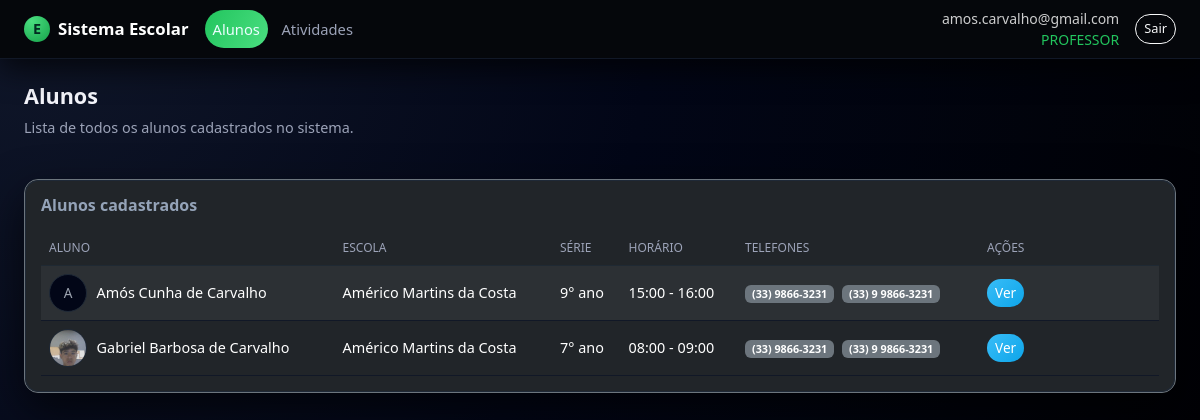
The app's page /alunos/ (signed in) with its own data.
### app.py (models this page shows, shortened)
class Usuario(db.Model, UserMixin):
    __tablename__ = "usuario"
    id = db.Column(db.Integer, primary_key=True)
    email = db.Column(db.String(120), unique=True, nullable=False)
    senha_hash = db.Column(db.String(255), nullable=False)
    papel = db.Column(db.String(30), nullable=False, default="ALUNO")
    ativo = db.Column(db.Boolean, nullable=False, default=True)
    created_at = db.Column(db.DateTime, nullable=False, default=datetime.utcnow)
    aluno_id = db.Column(db.Integer, db.ForeignKey("aluno.id"), nullable=True)
    aluno = db.relationship("Aluno", lazy="joined")
    def papel_upper(self):
        return (self.papel or "").upper()
    def is_diretoria(self):
        return self.papel_upper() == "DIRETORIA"

class Aluno(db.Model):
    __tablename__ = "aluno"
    id = db.Column(db.Integer, primary_key=True)
    nome = db.Column(db.String(180), nullable=False)
    escola_id = db.Column(db.Integer, db.ForeignKey("escola.id"))
    serie_id = db.Column(db.Integer, db.ForeignKey("serie.id"))
    horario_id = db.Column(db.Integer, db.ForeignKey("horario.id"))
    telefone_cel = db.Column(db.String(30))
    telefone_fixo = db.Column(db.String(30))
    foto_path = db.Column(db.String(300))
    observacoes = db.Column(db.Text)
    naturalidade = db.Column(db.String(120))
    nacionalidade = db.Column(db.String(120))
    data_nascimento = db.Column(db.Date)
    idade = db.Column(db.Integer)
    sexo = db.Column(db.String(1))
    nome_pai = db.Column(db.String(180))
    nome_mae = db.Column(db.String(180))
    endereco = db.Column(db.String(200))
    numero = db.Column(db.String(20))
    bairro = db.Column(db.String(120))
    tem_dificuldade = db.Column(db.Boolean)
    qual_dificuldade = db.Column(db.String(255))
    toma_medicamento = db.Column(db.Boolean)
    qual_medicamento = db.Column(db.String(255))
    inicio_aulas = db.Column(db.Date)
    mensalidade_opcao = db.Column(db.String(60))
    escola = db.relationship("Escola", lazy="joined")
    serie = db.relationship("Serie", lazy="joined")
    horario = db.relationship("Horario", lazy="joined")

class Escola(db.Model):
    __tablename__ = "escola"
    id = db.Column(db.Integer, primary_key=True)
    nome = db.Column(db.String(120), nullable=False, unique=True)

class Serie(db.Model):
    __tablename__ = "serie"
    id = db.Column(db.Integer, primary_key=True)
    nome = db.Column(db.String(120), nullable=False, unique=True)

class Horario(db.Model):
    __tablename__ = "horario"
    id = db.Column(db.Integer, primary_key=True)
    hora_inicio = db.Column(db.String(5), nullable=False)  # HH:MM
    hora_fim = db.Column(db.String(5), nullable=False)      # HH:MM

### app.py (the view)
@app.route("/alunos/")
@login_required
def alunos_list():
    items = Aluno.query.order_by(Aluno.nome.asc()).all()
    return render_template("alunos/listar.html", items=items)

### app.py (called while the page is built)
@login_manager.user_loader
def load_user(uid):
    return db.session.get(Usuario, int(uid))

@app.context_processor
def inject_can():
    return dict(can=can)

### templates/alunos/listar.html (shortened to what this page needs)
{% extends "base.html" %}
{% block content %}
<div class="page-title-row mb-3">
  <div>
    <h2>Alunos</h2>
    <div class="subtitle">Lista de todos os alunos cadastrados no sistema.</div>
  </div>
</div>
<section class="card bg-dark border-secondary">
  <div class="card-body">
    <h5 class="card-title mb-3">Alunos cadastrados</h5>
    {% if items %}
      <div class="table-responsive">
        <table class="table table-dark table-striped align-middle">
          <thead>
            <tr>
              <th>Aluno</th>
              <th>Escola</th>
              <th>Série</th>
              <th>Horário</th>
              <th>Telefones</th>
              <th style="width: 180px;">Ações</th>
            </tr>
          </thead>
          <tbody>
          {% for a in items %}
            <tr>
              <td>
                <div class="d-flex align-items-center">
                  {% if a.foto_path %}
                    <img src="{{ url_for('static', filename=a.foto_path) }}"
                         alt="Foto de {{ a.nome }}"
                         style="width:38px; height:38px; border-radius:50%; object-fit:cover; margin-right:0.6rem; border:1px solid #1f2937;">
                  {% else %}
                    <div style="width:38px; height:38px; border-radius:50%; margin-right:0.6rem;
                                display:flex; align-items:center; justify-content:center;
                                background:#020617; border:1px solid #1f2937; font-size:0.85rem; color:#9ca3af;">
                      {{ a.nome[0]|upper }}
                    </div>
                  {% endif %}
                  <span>{{ a.nome }}</span>
                </div>
              </td>
              <td>{{ a.escola.nome if a.escola else '-' }}</td>
              <td>{{ a.serie.nome if a.serie else '-' }}</td>
              <td>
                {% if a.horario %}
                  {{ a.horario.hora_inicio }} - {{ a.horario.hora_fim }}
                {% else %}
                  -
                {% endif %}
              </td>
              <td>
                {% if a.telefone_cel %}<span class="badge bg-secondary me-1">{{ a.telefone_cel }}</span>{% endif %}
                {% if a.telefone_fixo %}<span class="badge bg-secondary">{{ a.telefone_fixo }}</span>{% endif %}
              </td>
              <td>
                <div class="d-flex gap-1">
                  <a href="{{ url_for('alunos_ver', id=a.id) }}"
                     class="btn btn-sm btn-primary">
                    Ver
                  </a>
                </div>
              </td>
            </tr>
          {% endfor %}
          </tbody>
        </table>
      </div>
    {% else %}
      <p class="text-muted mb-0">Nenhum aluno cadastrado.</p>
    {% endif %}
  </div>
</section>
{% endblock %}

### templates/base.html (shortened to what this page needs)
<!doctype html>
<html lang="pt-BR">
<head>
  <link
    href="https://cdn.jsdelivr.net/npm/bootstrap@5.3.3/dist/css/bootstrap.min.css"
    rel="stylesheet"
  >
  <link rel="stylesheet" href="{{ url_for('static', filename='css/style.css') }}">
</head>
<body class="app-body">
  <header class="app-navbar navbar navbar-expand-lg navbar-dark">
    <div class="container-fluid px-3 px-lg-4">
      <a class="navbar-brand d-flex align-items-center gap-2" href="{{ url_for('index') }}">
        <span class="brand-icon">E</span>
        <span class="fw-semibold">Sistema Escolar</span>
      </a>
      {% if current_user.is_authenticated %}
        {% set papel = current_user.papel_upper() %}
        <div class="collapse navbar-collapse" id="mainNav">
          <ul class="navbar-nav me-auto mb-2 mb-lg-0 app-menu">
            <li class="nav-item">
              <a class="nav-link {% if request.endpoint and 'alunos' in request.endpoint %}active{% endif %}"
                 href="{{ url_for('alunos_list') }}">
                Alunos
              </a>
            </li>
            <li class="nav-item">
              <a class="nav-link {% if request.endpoint and 'atividades_' in request.endpoint %}active{% endif %}"
                 href="{{ url_for('atividades_listar') }}">
                Atividades
              </a>
            </li>
          </ul>
          <div class="d-flex align-items-center gap-3">
            <div class="text-end small text-muted d-none d-md-block">
              <div>{{ current_user.email }}</div>
              <div class="text-accent">{{ papel }}</div>
            </div>
            <form method="post" action="{{ url_for('logout') }}">
              <button class="btn btn-sm btn-outline-light" type="submit">Sair</button>
            </form>
          </div>
        </div>
      {% endif %}
    </div>
  </header>
  <main class="app-main container-fluid px-3 px-lg-4 py-4">
    <div class="page-wrapper">
      {% block content %}{% endblock %}
    </div>
  </main>
</body>
</html>

### static/css/style.css (style rules this page uses)
:root { --bg-body: #05070b; --bg-elevated: #10141f; --bg-elevated-soft: #181d2a; --bg-navbar: #05070b; --border-soft: #262c3c; --text-main: #f4f5fb; --text-muted: #9ca3b8; --accent: #22c55e; --accent-soft: rgba(34, 197, 94, 0.15); --danger-soft: rgba(239, 68, 68, 0.15); --radius-lg: 16px; --radius-md: 10px; --shadow-soft: 0 18px 45px rgba(0, 0, 0, 0.65); }
.app-body { background: radial-gradient(circle at top left, #10172a 0, #020617 45%, #000 100%); color: var(--text-main); min-height: 100vh; font-family: system-ui, -apple-system, BlinkMacSystemFont, "Segoe UI", sans-serif; }
.app-navbar { background-color: var(--bg-navbar); border-bottom: 1px solid #111827; box-shadow: 0 10px 30px rgba(0, 0, 0, 0.7); position: sticky; top: 0; z-index: 1030; }
.app-navbar .navbar-brand { font-size: 1.05rem; }
.brand-icon { width: 26px; height: 26px; border-radius: 999px; background: radial-gradient(circle at 30% 20%, #4ade80, #16a34a); display: inline-flex; align-items: center; justify-content: center; font-size: 0.9rem; font-weight: 700; color: #022c22; }
.app-menu .nav-link { font-size: 0.92rem; color: var(--text-muted); padding-inline: 0.9rem; border-radius: 999px; margin-right: 0.35rem; transition: all 0.18s ease-out; }
.app-menu .nav-link.active { color: #ecfeff; background: linear-gradient(120deg, #22c55e, #4ade80); }
.app-main { color: var(--text-main); max-width: 1200px; margin-inline: auto; }
.page-wrapper { display: flex; flex-direction: column; gap: 1.5rem; }
.card { background-color: var(--bg-elevated); border-radius: var(--radius-lg); border: 1px solid var(--border-soft); box-shadow: var(--shadow-soft); }
.card-title { font-size: 1rem; font-weight: 600; }
.page-title-row { display: flex; align-items: center; justify-content: space-between; gap: 1rem; }
.page-title-row h2 { font-size: 1.35rem; font-weight: 600; }
.page-title-row .subtitle { font-size: 0.9rem; color: var(--text-muted); }
.table { color: var(--text-main); font-size: 0.9rem; margin-bottom: 0; }
.table thead { background: linear-gradient(90deg, #020617, #020617); }
.table thead th { color: #9ca3b8; border-bottom: 1px solid #1f2933 !important; font-weight: 500; text-transform: uppercase; font-size: 0.75rem; }
.table tbody tr { background-color: var(--bg-elevated-soft); }
.table tbody tr:nth-child(even) { background-color: #050816; }
.table td, .table th { border-color: #111827 !important; }
.btn { border-radius: 999px; font-size: 0.85rem; }
.btn-primary { background: linear-gradient(135deg, #38bdf8, #0ea5e9); border: none; }
.btn-outline-light { border-radius: 999px; font-size: 0.8rem; }
.text-accent { color: var(--accent); }
.card { position: relative; border-radius: 14px; overflow: hidden; }
.card::after { content: ""; position: absolute; inset: 0; border-radius: 14px; pointer-events: none; box-shadow: inset 0 0 0 1px #1f2937; }
.page-wrapper .card h5, .page-wrapper .card .card-title { color: #e5e7eb !important; }
.app-navbar .text-muted { color: rgba(255, 255, 255, 0.80) !important; }
.app-navbar .text-muted div:first-child { font-weight: 500; }
.page-wrapper .card h5, .page-wrapper .card .card-title { color: #94a3b8 !important; }

### records on screen
Usuario: email "amos.carvalho@gmail.com", papel "PROFESSOR"
Aluno: nome "A", nome "Amós Cunha de Carvalho", escola "Américo Martins da Costa", serie "9° ano", horario.hora_inicio "15:00", horario.hora_fim "16:00", telefone_cel "(33) 9866-3231", telefone_fixo "(33) 9 9866-3231"
Aluno: foto_path (picture), nome "Gabriel Barbosa de Carvalho", escola "Américo Martins da Costa", serie "7° ano", horario.hora_inicio "08:00", horario.hora_fim "09:00", telefone_cel "(33) 9866-3231", telefone_fixo "(33) 9 9866-3231"
